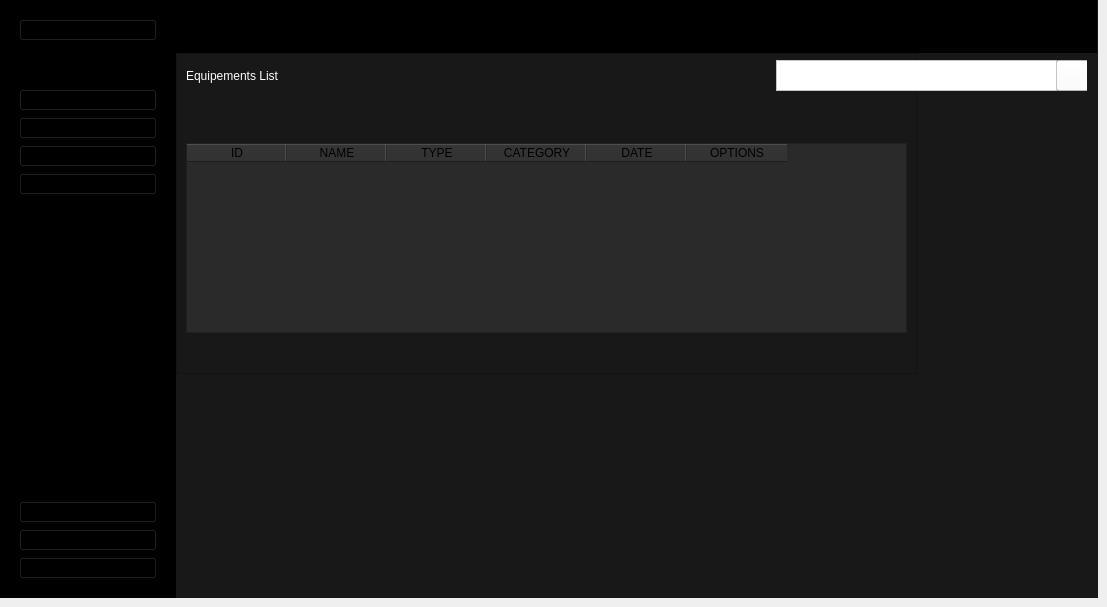
    <widget class="QWidget" name="ListPage">
     <widget class="QWidget" name="leftMenuContainer_2" native="true">
      <property name="geometry">
       <rect>
        <x>0</x>
        <y>0</y>
        <width>176</width>
        <height>598</height>
       </rect>
      </property>
      <property name="styleSheet">
       <string notr="true">background-color:#FFF;
</string>
      </property>
      <layout class="QVBoxLayout" name="verticalLayout_5">
       <property name="leftMargin">
        <number>0</number>
       </property>
       <property name="topMargin">
        <number>0</number>
       </property>
       <property name="rightMargin">
        <number>0</number>
       </property>
       <item>
        <widget class="QWidget" name="leftMenuSubContainer_2" native="true">
         <property name="styleSheet">
          <string notr="true">background-color:rgb(0, 0, 0);</string>
         </property>
         <layout class="QVBoxLayout" name="verticalLayout_7">
          <item alignment="Qt::AlignTop">
           <widget class="QFrame" name="UserSideMenu_2">
            <property name="frameShape">
             <enum>QFrame::StyledPanel</enum>
            </property>
            <property name="frameShadow">
             <enum>QFrame::Raised</enum>
            </property>
            <layout class="QHBoxLayout" name="horizontalLayout_3">
             <item>
              <widget class="QPushButton" name="Account_2">
               <property name="toolTip">
                <string>User</string>
               </property>
               <property name="toolTipDuration">
                <number>16</number>
               </property>
               <property name="styleSheet">
                <string notr="true"/>
               </property>
               <property name="text">
                <string>My account</string>
               </property>
               <property name="icon">
                <iconset>
                 <normalon>icon/user.svg</normalon>
                </iconset>
               </property>
               <property name="iconSize">
                <size>
                 <width>20</width>
                 <height>20</height>
                </size>
               </property>
              </widget>
             </item>
            </layout>
           </widget>
          </item>
          <item alignment="Qt::AlignTop">
           <widget class="QFrame" name="MainFunctions_2">
            <property name="sizePolicy">
             <sizepolicy hsizetype="Preferred" vsizetype="Preferred">
              <horstretch>0</horstretch>
              <verstretch>0</verstretch>
             </sizepolicy>
            </property>
            <property name="frameShape">
             <enum>QFrame::StyledPanel</enum>
            </property>
            <property name="frameShadow">
             <enum>QFrame::Raised</enum>
            </property>
            <layout class="QVBoxLayout" name="verticalLayout_8">
             <item>
              <widget class="QPushButton" name="HomeBtn_2">
               <property name="toolTip">
                <string>Home</string>
               </property>
               <property name="text">
                <string>Home</string>
               </property>
               <property name="icon">
                <iconset>
                 <normaloff>icon/home.svg</normaloff>
                 <normalon>icon/home.svg</normalon>icon/home.svg</iconset>
               </property>
               <property name="iconSize">
                <size>
                 <width>20</width>
                 <height>20</height>
                </size>
               </property>
              </widget>
             </item>
             <item>
              <widget class="QPushButton" name="DataBtn_2">
               <property name="toolTip">
                <string>Data</string>
               </property>
               <property name="text">
                <string>Data</string>
               </property>
               <property name="icon">
                <iconset>
                 <normaloff>icon/database.svg</normaloff>
                 <normalon>icon/database.svg</normalon>icon/database.svg</iconset>
               </property>
               <property name="iconSize">
                <size>
                 <width>20</width>
                 <height>20</height>
                </size>
               </property>
              </widget>
             </item>
             <item>
              <widget class="QPushButton" name="addeq_2">
               <property name="styleSheet">
                <string notr="true">font: 75 9pt &quot;MS Shell Dlg 2&quot;;</string>
               </property>
               <property name="text">
                <string>Add eq</string>
               </property>
               <property name="icon">
                <iconset>
                 <normaloff>icon/plus.svg</normaloff>icon/plus.svg</iconset>
               </property>
               <property name="iconSize">
                <size>
                 <width>20</width>
                 <height>20</height>
                </size>
               </property>
              </widget>
             </item>
             <item>
              <widget class="QPushButton" name="PdfBtn_2">
               <property name="toolTip">
                <string>Pdf</string>
               </property>
               <property name="text">
                <string>Generate PDF</string>
               </property>
               <property name="icon">
                <iconset>
                 <normaloff>icon/printer.svg</normaloff>
                 <normalon>icon/printer.svg</normalon>icon/printer.svg</iconset>
               </property>
               <property name="iconSize">
                <size>
                 <width>20</width>
                 <height>20</height>
                </size>
               </property>
              </widget>
             </item>
             <item>
              <spacer name="verticalSpacer_8">
               <property name="orientation">
                <enum>Qt::Vertical</enum>
               </property>
               <property name="sizeHint" stdset="0">
                <size>
                 <width>20</width>
                 <height>40</height>
                </size>
               </property>
              </spacer>
             </item>
             <item>
              <spacer name="verticalSpacer_9">
               <property name="orientation">
                <enum>Qt::Vertical</enum>
               </property>
               <property name="sizeHint" stdset="0">
                <size>
                 <width>20</width>
                 <height>40</height>
                </size>
               </property>
              </spacer>
             </item>
             <item>
              <spacer name="verticalSpacer_10">
               <property name="orientation">
                <enum>Qt::Vertical</enum>
               </property>
               <property name="sizeHint" stdset="0">
                <size>
                 <width>20</width>
                 <height>40</height>
                </size>
               </property>
              </spacer>
             </item>
             <item>
              <spacer name="verticalSpacer_11">
               <property name="orientation">
                <enum>Qt::Vertical</enum>
               </property>
               <property name="sizeHint" stdset="0">
                <size>
                 <width>20</width>
                 <height>40</height>
                </size>
               </property>
              </spacer>
             </item>
             <item>
              <spacer name="verticalSpacer_12">
               <property name="orientation">
                <enum>Qt::Vertical</enum>
               </property>
               <property name="sizeHint" stdset="0">
                <size>
                 <width>20</width>
                 <height>40</height>
                </size>
               </property>
              </spacer>
             </item>
             <item>
              <spacer name="verticalSpacer_13">
               <property name="orientation">
                <enum>Qt::Vertical</enum>
               </property>
               <property name="sizeHint" stdset="0">
                <size>
                 <width>20</width>
                 <height>40</height>
                </size>
               </property>
              </spacer>
             </item>
             <item>
              <spacer name="verticalSpacer_14">
               <property name="orientation">
                <enum>Qt::Vertical</enum>
               </property>
               <property name="sizeHint" stdset="0">
                <size>
                 <width>20</width>
                 <height>40</height>
                </size>
               </property>
              </spacer>
             </item>
            </layout>
           </widget>
          </item>
          <item alignment="Qt::AlignBottom">
           <widget class="QFrame" name="AppFunction_2">
            <property name="frameShape">
             <enum>QFrame::StyledPanel</enum>
            </property>
            <property name="frameShadow">
             <enum>QFrame::Raised</enum>
            </property>
            <layout class="QVBoxLayout" name="verticalLayout_9">
             <item>
              <widget class="QPushButton" name="SettingsBtn_2">
               <property name="toolTip">
                <string>Settings</string>
               </property>
               <property name="text">
                <string>Settings</string>
               </property>
               <property name="icon">
                <iconset>
                 <normaloff>icon/settings.svg</normaloff>
                 <disabledoff>icon/settings.svg</disabledoff>icon/settings.svg</iconset>
               </property>
               <property name="iconSize">
                <size>
                 <width>20</width>
                 <height>20</height>
                </size>
               </property>
              </widget>
             </item>
             <item>
              <widget class="QPushButton" name="HelpBtn_2">
               <property name="toolTip">
                <string>Help</string>
               </property>
               <property name="text">
                <string>Help</string>
               </property>
               <property name="icon">
                <iconset>
                 <normaloff>icon/help-circle.svg</normaloff>
                 <normalon>icon/help-circle.svg</normalon>icon/help-circle.svg</iconset>
               </property>
               <property name="iconSize">
                <size>
                 <width>20</width>
                 <height>20</height>
                </size>
               </property>
              </widget>
             </item>
             <item>
              <widget class="QPushButton" name="LogoutBtn_2">
               <property name="toolTip">
                <string>Logout</string>
               </property>
               <property name="text">
                <string>Logout</string>
               </property>
               <property name="icon">
                <iconset>
                 <normaloff>icon/log-out.svg</normaloff>
                 <normalon>icon/log-out.svg</normalon>icon/log-out.svg</iconset>
               </property>
               <property name="iconSize">
                <size>
                 <width>20</width>
                 <height>20</height>
                </size>
               </property>
              </widget>
             </item>
            </layout>
           </widget>
          </item>
         </layout>
        </widget>
       </item>
      </layout>
     </widget>
     <widget class="QWidget" name="mainBodyContainer_2" native="true">
      <property name="geometry">
       <rect>
        <x>176</x>
        <y>0</y>
        <width>922</width>
        <height>598</height>
       </rect>
      </property>
      <property name="styleSheet">
       <string notr="true">background-color:#181818 ;</string>
      </property>
      <widget class="QFrame" name="TopBar_2">
       <property name="geometry">
        <rect>
         <x>0</x>
         <y>0</y>
         <width>921</width>
         <height>53</height>
        </rect>
       </property>
       <property name="styleSheet">
        <string notr="true">background-color:rgb(0, 0, 0);</string>
       </property>
       <property name="frameShape">
        <enum>QFrame::StyledPanel</enum>
       </property>
       <property name="frameShadow">
        <enum>QFrame::Raised</enum>
       </property>
       <layout class="QVBoxLayout" name="verticalLayout_10">
        <item>
         <widget class="QLabel" name="Actor_2">
          <property name="styleSheet">
           <string notr="true">font: 75 16pt &quot;MS Shell Dlg 2&quot;;</string>
          </property>
          <property name="text">
           <string>Equipments Manager</string>
          </property>
         </widget>
        </item>
       </layout>
      </widget>
      <widget class="QFrame" name="MainContent_2">
       <property name="geometry">
        <rect>
         <x>0</x>
         <y>53</y>
         <width>741</width>
         <height>321</height>
        </rect>
       </property>
       <property name="frameShape">
        <enum>QFrame::StyledPanel</enum>
       </property>
       <property name="frameShadow">
        <enum>QFrame::Raised</enum>
       </property>
       <widget class="QLabel" name="label">
        <property name="geometry">
         <rect>
          <x>10</x>
          <y>10</y>
          <width>150</width>
          <height>25</height>
         </rect>
        </property>
        <property name="styleSheet">
         <string notr="true">color:#fff;
font: 75 12pt &quot;MS Shell Dlg 2&quot;;</string>
        </property>
        <property name="text">
         <string>Equipements List</string>
        </property>
       </widget>
       <widget class="QTableWidget" name="tableWidget">
        <property name="geometry">
         <rect>
          <x>10</x>
          <y>90</y>
          <width>721</width>
          <height>190</height>
         </rect>
        </property>
        <property name="styleSheet">
         <string notr="true">color:rgb(0, 0, 0);
background-color:#2a2a2a;</string>
        </property>
        <column>
         <property name="text">
          <string>ID</string>
         </property>
        </column>
        <column>
         <property name="text">
          <string>NAME</string>
         </property>
        </column>
        <column>
         <property name="text">
          <string>TYPE</string>
         </property>
        </column>
        <column>
         <property name="text">
          <string>CATEGORY</string>
         </property>
        </column>
        <column>
         <property name="text">
          <string>DATE</string>
         </property>
        </column>
        <column>
         <property name="text">
          <string>OPTIONS</string>
         </property>
        </column>
       </widget>
      </widget>
      <widget class="QGroupBox" name="SearchBox">
       <property name="geometry">
        <rect>
         <x>600</x>
         <y>60</y>
         <width>311</width>
         <height>31</height>
        </rect>
       </property>
       <property name="title">
        <string/>
       </property>
       <widget class="QPushButton" name="pushButton">
        <property name="geometry">
         <rect>
          <x>280</x>
          <y>0</y>
          <width>61</width>
          <height>31</height>
         </rect>
        </property>
        <property name="styleSheet">
         <string notr="true">background-color:#fff;</string>
        </property>
        <property name="text">
         <string/>
        </property>
        <property name="icon">
         <iconset>
          <normaloff>icon/search.svg</normaloff>
          <normalon>icon/search.svg</normalon>
          <disabledoff>icon/search.svg</disabledoff>
          <disabledon>icon/search.svg</disabledon>
          <activeoff>icon/search.svg</activeoff>
          <activeon>icon/search.svg</activeon>
          <selectedoff>icon/search.svg</selectedoff>
          <selectedon>icon/search.svg</selectedon>icon/search.svg</iconset>
        </property>
       </widget>
       <widget class="QTextEdit" name="textEdit">
        <property name="geometry">
         <rect>
          <x>0</x>
          <y>0</y>
          <width>281</width>
          <height>31</height>
         </rect>
        </property>
        <property name="styleSheet">
         <string notr="true">background-color:#fff;
color:rgb(0, 0, 0);</string>
        </property>
       </widget>
      </widget>
     </widget>
    </widget>
